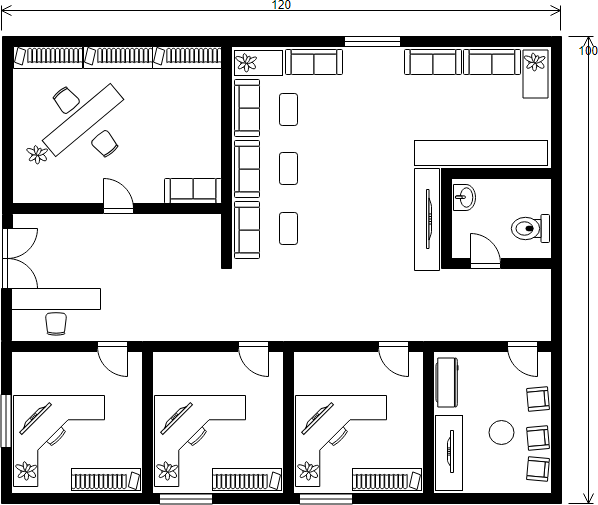
#> input picture Quinn/floor.png, 598 x 505 px
$ python yoink.py
#> lines starting #> are read from the running program, lines starting #| are printed output that depends on the picture
import sys
from PIL import Image

def AStar(start, goal, neighbor_nodes, distance, cost_estimate):
    def reconstruct_path(came_from, current_node):
        path = []
        while current_node is not None:
            path.append(current_node)
            current_node = came_from[current_node]
        return list(reversed(path))

    g_score = {start: 0}
    f_score = {start: g_score[start] + cost_estimate(start, goal)}
    openset = {start}
    closedset = set()
    came_from = {start: None}

    while openset:
        current = min(openset, key=lambda x: f_score[x])
        if current == goal:
            return reconstruct_path(came_from, goal)
        openset.remove(current)
        closedset.add(current)
        for neighbor in neighbor_nodes(current):
            if neighbor in closedset:
                continue
            if neighbor not in openset:
                openset.add(neighbor)
            tentative_g_score = g_score[current] + distance(current, neighbor)
            if tentative_g_score >= g_score.get(neighbor, float('inf')):
                continue
            came_from[neighbor] = current
            g_score[neighbor] = tentative_g_score
            f_score[neighbor] = tentative_g_score + cost_estimate(neighbor, goal)
    return []

def is_blocked(p):
    x,y = p
    pixel = path_pixels[x,y]
    if any(c < 225 for c in pixel):
        return True
def von_neumann_neighbors(p):
    x, y = p
    neighbors = [(x-1, y), (x, y-1), (x+1, y), (x, y+1)]
    return [p for p in neighbors if not is_blocked(p)]
def manhattan(p1, p2):
    return abs(p1[0]-p2[0]) + abs(p1[1]-p2[1])
def squared_euclidean(p1, p2):
    return (p1[0]-p2[0])**2 + (p1[1]-p2[1])**2

start = (376, 66)
goal = (27, 258)

# invoke: python mazesolver.py <mazefile> <outputfile>[.jpg|.png|etc.]

path_img = Image.open("floor.png")
#> path_img is the input picture: PIL image 598x505 RGB; mean R, G, B 213.4, 213.4, 213.4
path_pixels = path_img.load()

distance = manhattan
heuristic = manhattan

path = AStar(start, goal, von_neumann_neighbors, distance, heuristic)

for position in path:
    x,y = position
    path_pixels[x,y] = (255,0,0) # red

path_img.save("finally.png")
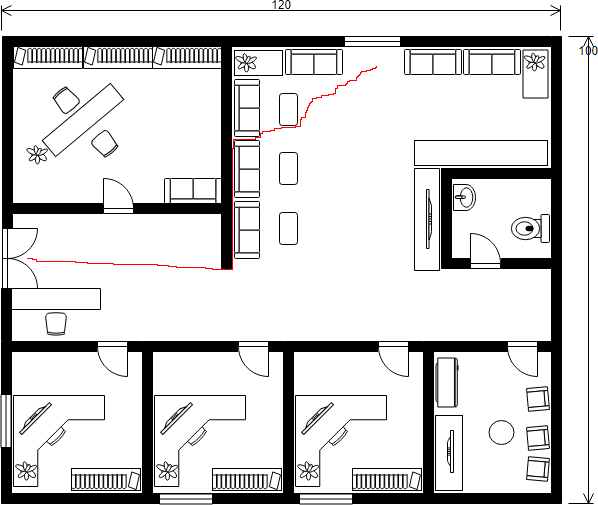
#> saved as finally.png: PIL image 598x505 RGB; mean R, G, B 213.4, 212.9, 212.9
